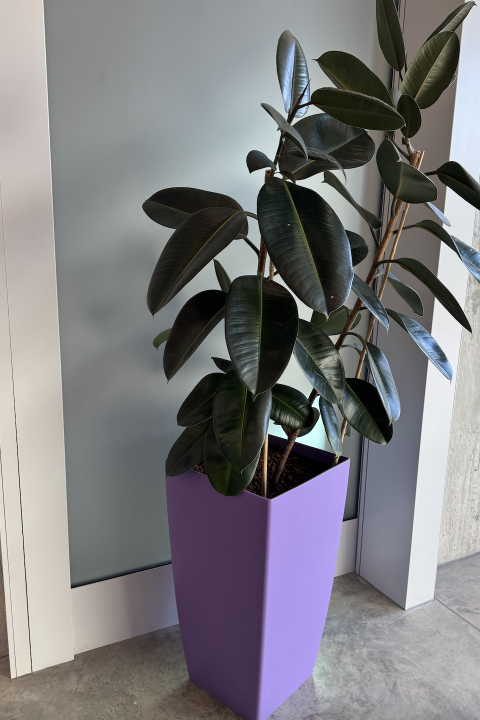
#> input picture android-dat-recorder/app/src/androidTest/assets/plant.png, 960 x 1440 px (shown at 1/2 size)
$ python photos_to_video.py ../android-dat-recorder/app/src/androidTest/assets
#> lines starting #> are read from the running program, lines starting #| are printed output that depends on the picture
"""Pack a folder of overlapping room photos into a single MP4 for VGGT reconstruction."""
from __future__ import annotations

import argparse
from pathlib import Path
from typing import Iterable, Tuple

import cv2
import numpy as np
from PIL import Image, ImageOps

IMAGE_EXTS = {".jpg", ".jpeg", ".png", ".webp", ".bmp"}


def _iter_images(input_dir: Path) -> list[Path]:
    files = [p for p in sorted(input_dir.iterdir()) if p.is_file() and p.suffix.lower() in IMAGE_EXTS]
    if not files:
        raise FileNotFoundError(f"No images found in {input_dir}")
    return files


def _load_bgr_upright(path: Path, max_dim: int) -> np.ndarray:
    with Image.open(path) as img:
        img = ImageOps.exif_transpose(img).convert("RGB")
        w, h = img.size
        if max_dim > 0 and max(w, h) > max_dim:
            scale = max_dim / float(max(w, h))
            img = img.resize((max(2, int(round(w * scale))), max(2, int(round(h * scale)))), Image.Resampling.LANCZOS)
        rgb = np.asarray(img)
    return cv2.cvtColor(rgb, cv2.COLOR_RGB2BGR)


def _fit_frame(frame: np.ndarray, target_size: Tuple[int, int]) -> np.ndarray:
    tw, th = target_size
    fh, fw = frame.shape[:2]
    if (fw, fh) == (tw, th):
        return frame
    scale = min(tw / float(fw), th / float(fh))
    nw, nh = max(2, int(round(fw * scale))), max(2, int(round(fh * scale)))
    resized = cv2.resize(frame, (nw, nh), interpolation=cv2.INTER_AREA)
    canvas = np.zeros((th, tw, 3), dtype=np.uint8)
    x0 = (tw - nw) // 2
    y0 = (th - nh) // 2
    canvas[y0 : y0 + nh, x0 : x0 + nw] = resized
    return canvas


def pack_photos_to_mp4(
    input_dir: Path,
    output_mp4: Path,
    fps: float = 2.0,
    max_dim: int = 1280,
) -> dict:
    """Write all images in input_dir (EXIF-corrected) into a single MP4 video."""
    images = _iter_images(input_dir)
    first = _load_bgr_upright(images[0], max_dim=max_dim)
    th, tw = first.shape[:2]
    # Keep even dimensions for MP4 codecs
    tw -= tw % 2
    th -= th % 2
    target_size = (max(2, tw), max(2, th))

    output_mp4.parent.mkdir(parents=True, exist_ok=True)
    writer = cv2.VideoWriter(
        str(output_mp4),
        cv2.VideoWriter_fourcc(*"mp4v"),
        fps,
        target_size,
    )
    if not writer.isOpened():
        raise RuntimeError(f"Failed to open VideoWriter for {output_mp4}")

    try:
        for img_path in images:
            frame = _load_bgr_upright(img_path, max_dim=max_dim)
            writer.write(_fit_frame(frame, target_size))
    finally:
        writer.release()

    return {
        "output": str(output_mp4),
        "frame_count": len(images),
        "size": target_size,
        "fps": fps,
    }


def main(argv: Iterable[str] | None = None) -> int:
    parser = argparse.ArgumentParser(description="Pack room photos into one MP4 for VGGT.")
    parser.add_argument("input_dir", type=Path, help="Folder containing overlapping room photos")
    parser.add_argument("-o", "--output", type=Path, default=Path("room_scan.mp4"), help="Output MP4 path")
    parser.add_argument("--fps", type=float, default=2.0, help="Output video FPS (default: 2.0)")
    parser.add_argument("--max-dim", type=int, default=1280, help="Max width/height in pixels (default: 1280)")
    args = parser.parse_args(list(argv) if argv is not None else None)

    info = pack_photos_to_mp4(args.input_dir, args.output, fps=args.fps, max_dim=args.max_dim)
#> in _load_bgr_upright, img is the input picture: PIL image 960x1440 RGBA; mean R, G, B, A 124.9, 124, 127.1, 255
#> in _load_bgr_upright, `img = img.resize((max(2, int(round(w * scale))), max(2, int(round(h * ..`:
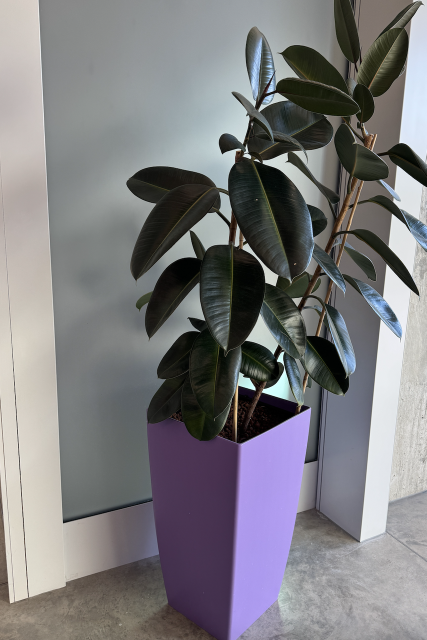
#> img: PIL image 853x1280 RGB (shown at 1/2 size); mean R, G, B 124.9, 124, 127.1
#> in _fit_frame, `canvas[y0 : y0 + nh, x0 : x0 + nw] = resized`:
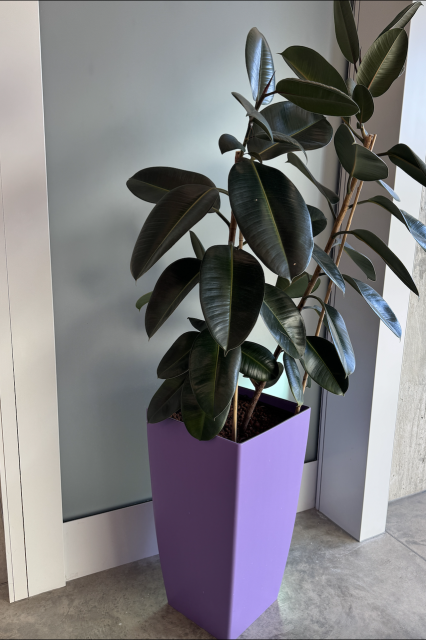
#> canvas: shape (1280, 852, 3) (shown at 1/2 size); mean B, G, R 126.9, 123.8, 124.7
    print(
        f"Packed {info['frame_count']} photos -> {info['output']} "
        f"({info['size'][0]}x{info['size'][1]} @ {info['fps']} fps)"
    )
#| Packed 1 photos -> room_scan.mp4 (852x1280 @ 2.0 fps)
    return 0


if __name__ == "__main__":
    raise SystemExit(main())
#> (the program exits here)
